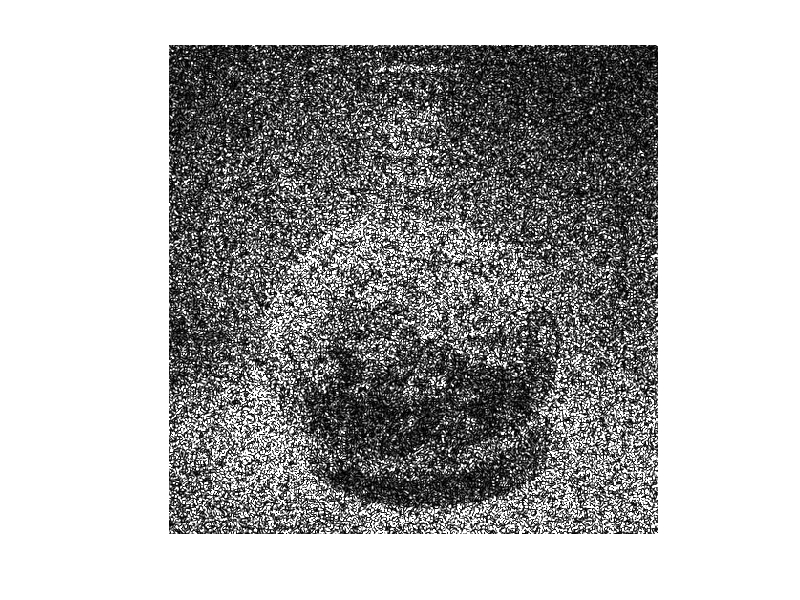

MATLAB code for this plot: (Note: this script raises an error after producing the figure.)
clear;
close all;
clc;
tic
%% parameter
load('object_grayscale');
F1 =imresize(F1,[512,512]);[n,m]= size(F1);
E=sum(sum(F1));
lamda=532e-6;k=2*pi/lamda;
dh=0.00374;
F=abs(sqrt(F1));[nn,mm]=size(F);
phi=exp(1i*2*pi*rand(nn,mm));
amp=rand(nn,mm);
%% band-limitation
bandlim_spe=padarray(ones(nn/2,mm/2),[nn/4,mm/4]);
incident=bandlim_spe;
%% first iteration
loop=300;
RMSE=zeros(loop,1);
figure
for i=2:loop 
   amp=F;
   E1=amp.*phi;
   E2=fftshift(fft2(fftshift(E1)));
   E2_ave1=sqrt(E*incident.^2/sum(sum(incident.^2)));
   E2_k=E2_ave1.*exp(1i*angle(E2));
   es=fftshift(ifft2(fftshift(E2_k)));
   amp=abs(es);
   amp=sqrt(E*(amp.^2)/sum(sum(amp.^2)));
   I=amp.^2;
   I=E*I/sum(sum(I));
   P=mod(angle(es),2*pi);
   imshow(I);
   Diff=double(I)-double(F1);
   MSE=gather(sum(Diff(:).^2)/numel(I));
   RMSE(i,1)=sqrt(MSE);
   phi=exp(1i*angle(es));
end
phase=angle(phi);
An=angle(E2_k);
hologram=incident.*exp(1i*An);
%% output
Rec=fftshift(ifft2(fftshift(hologram)));
I=abs(Rec).^2;
I=E*(I/sum(sum(I)));
figure,imshow(I);
toc
